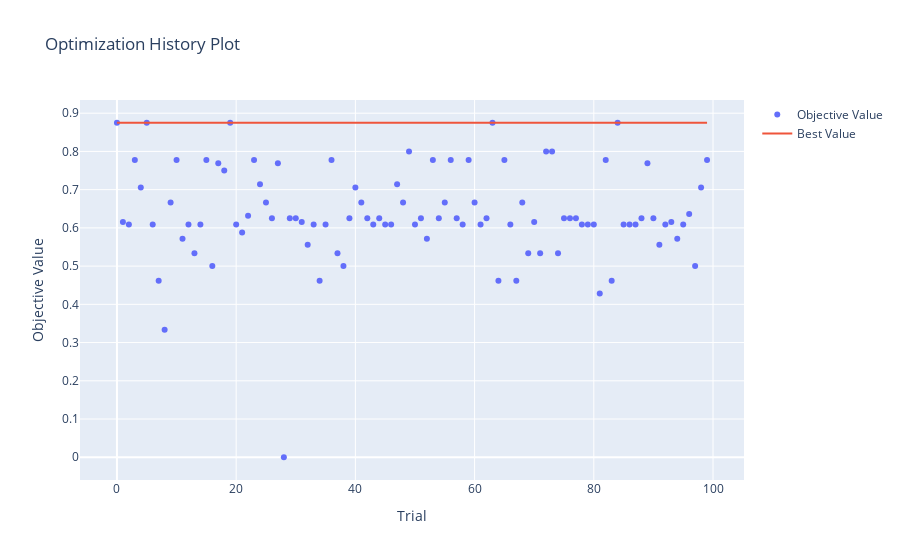

Here is the notebook cell this chart was saved with:
### Code cell
optuna.visualization.plot_optimization_history(random_study).show()
